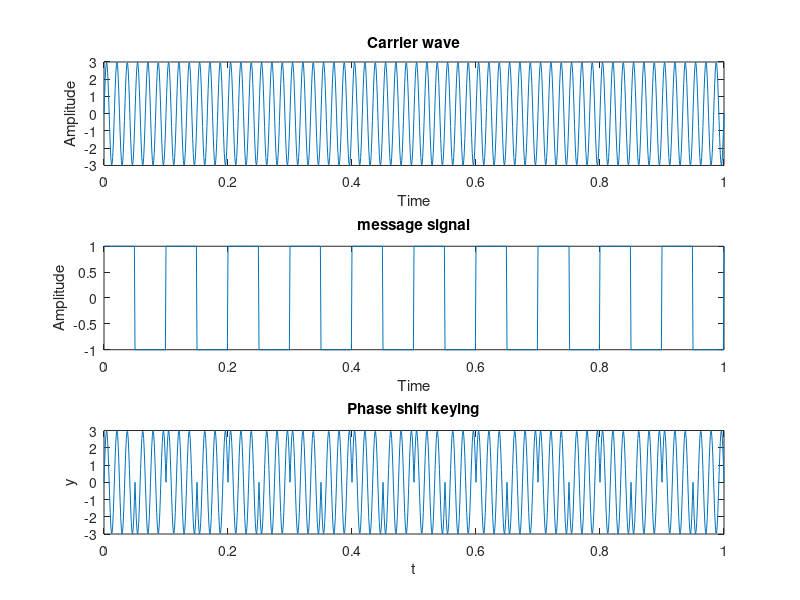

MATLAB code for this plot:
%Phase shift keying
clc;
close all;
clear all;

t = 0:0.001:1;
fc = 60;%input('Enter the freq of sine wave carrier:');
fm = 10;%input('Enter Message freq');
amp = 3;%input('Enter carrier and message amplitude (assuming borth wqual):');
%carrier generating
c = amp.*sin(2*pi*fc*t);
subplot(3,1,1);
plot(t,c);
xlabel('Time');
ylabel('Amplitude');
title('Carrier wave');

%For Generating Square wave message
m = square(2*pi*fm*t);
subplot(3,1,2);
plot(t,m);
xlabel('Time');
ylabel('Amplitude');
title('message signal');

%The shift keyed wave PSK
x = c.*m;
subplot(3,1,3);
plot(t,x);
xlabel('t');
ylabel('y');
title('Phase shift keying');
%60 10 3